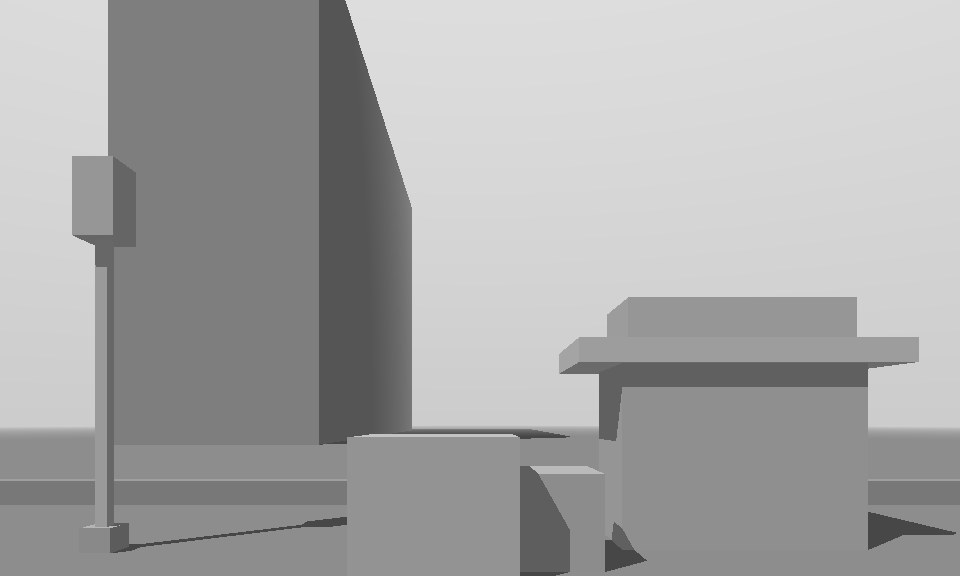
#> input picture examples/layout_plaza_dolly_in_first.png, 960 x 576 px
$ python make_card.py
#> lines starting #> are read from the running program, lines starting #| are printed output that depends on the picture
"""Link preview card and favicon for the live page: grey layout on the left, its LTX-2.5 render on the right.

    python scripts/make_card.py            # examples/ -> web/public/card.png, favicon.png

Reads examples/ only. Needs Pillow and ffmpeg (or `pip install imageio-ffmpeg`). The SVG favicon
(web/public/favicon.svg) is hand-written; favicon.png is the same mark, for browsers without SVG icons.
"""

import argparse
import shutil
import subprocess
import tempfile
from pathlib import Path

from PIL import Image, ImageDraw, ImageFont

ROOT = Path(__file__).resolve().parent.parent
LAYOUT = ROOT / "examples" / "layout_plaza_dolly_in_first.png"
RENDER = ROOT / "examples" / "stage1_day_plaza_a40.mp4"  # the day look that keeps the sky (as the hero GIF)
PUBLIC = ROOT / "web" / "public"

# web/src/style.css
BG, LINE, TEXT, MUTED, ACCENT = "#1b1d21", "#33373e", "#e6e6e6", "#9aa0a6", "#f0b429"
W, H = 1200, 630  # the size X, Bluesky, LinkedIn and Reddit all crop well

TITLE = "Open Cinema Studio"
TAGLINE = "Block a shot with grey boxes. Get a cinematic clip that follows that exact camera."
FOOTER = "Open weights only  ·  LTX-2.5 + Layout-to-Render  ·  Comfy SDK"


def ffmpeg():
    exe = shutil.which("ffmpeg")
    if exe:
        return exe
    import imageio_ffmpeg

    return imageio_ffmpeg.get_ffmpeg_exe()


def font(size, bold=False):
    """Inter or DejaVu if installed, else Pillow's built-in font (same layout, plainer look)."""
    names = ["Inter-Bold.otf", "DejaVuSans-Bold.ttf"] if bold else ["Inter-Regular.otf", "DejaVuSans.ttf"]
    for name in names:
        try:
            return ImageFont.truetype(name, size)
        except OSError:
            pass
    for d in ["/usr/share/fonts/opentype/inter", "/usr/share/fonts/truetype/dejavu"]:
        for name in names:
            if (Path(d) / name).exists():
                return ImageFont.truetype(str(Path(d) / name), size)
    return ImageFont.load_default(size)


def render_frame(seconds):
    """One frame of the render clip, as an RGB image."""
    with tempfile.TemporaryDirectory() as tmp:
        out = Path(tmp) / "frame.png"
        subprocess.run(
            [ffmpeg(), "-v", "error", "-ss", str(seconds), "-i", str(RENDER), "-frames:v", "1", str(out)],
            check=True,
        )
        return Image.open(out).convert("RGB")


def fit(img, w, h):
    """Scale and centre-crop to exactly w×h."""
    scale = max(w / img.width, h / img.height)
    img = img.resize((round(img.width * scale), round(img.height * scale)), Image.LANCZOS)
    left, top = (img.width - w) // 2, (img.height - h) // 2
    return img.crop((left, top, left + w, top + h))


def panel(card, img, box, label):
    x, y, w, h = box
    card.paste(fit(img, w, h), (x, y))
    d = ImageDraw.Draw(card)
    d.rectangle((x - 1, y - 1, x + w, y + h), outline=LINE, width=1)
    f = font(22, bold=True)
    tw = d.textlength(label, font=f)
    d.rounded_rectangle((x + 14, y + h - 50, x + 14 + tw + 24, y + h - 14), radius=6, fill=(20, 22, 26))
    d.text((x + 26, y + h - 32), label, font=f, fill=TEXT, anchor="lm")


def make_card(seconds):
    card = Image.new("RGB", (W, H), BG)
    d = ImageDraw.Draw(card)
    m, gap = 40, 24
    d.text((m, 34), TITLE, font=font(52, bold=True), fill=TEXT)
    d.text((m, 102), TAGLINE, font=font(25), fill=MUTED)
    pw = (W - 2 * m - gap) // 2
    ph = round(pw * 576 / 960)  # the layout's 5:3
    top = 160
    panel(card, Image.open(LAYOUT).convert("RGB"), (m, top, pw, ph), "Grey layout")
    panel(card, render_frame(seconds), (m + pw + gap, top, pw, ph), "LTX-2.5 render")
    # the arrow between them, in the app's accent colour
    cx, cy = m + pw + gap // 2, top + ph // 2
    d.ellipse((cx - 20, cy - 20, cx + 20, cy + 20), fill=ACCENT)
    d.polygon([(cx - 6, cy - 9), (cx + 9, cy), (cx - 6, cy + 9)], fill=BG)
    d.text((m, H - 62), FOOTER, font=font(22), fill=MUTED, anchor="lm")
    d.text((W - m, H - 62), "#OpenSourceHiggsfield", font=font(22, bold=True), fill=ACCENT, anchor="rm")
    return card


def make_favicon(size):
    """favicon.svg drawn with Pillow: a grey box inside amber viewfinder corners."""
    s = 16  # draw at 64×16 and scale down, for smooth edges
    img = Image.new("RGBA", (64 * s, 64 * s), (0, 0, 0, 0))
    d = ImageDraw.Draw(img)
    d.rounded_rectangle((0, 0, 64 * s - 1, 64 * s - 1), radius=12 * s, fill=BG)
    d.rectangle((22 * s, 22 * s, 42 * s, 42 * s), fill=MUTED)
    # the four corners, as in favicon.svg: 14 units long, 5 thick, 10 from the edge
    for x, y in [(10, 10), (40, 10), (10, 49), (40, 49)]:
        d.rectangle((x * s, y * s, (x + 14) * s, (y + 5) * s), fill=ACCENT)
    for x, y in [(10, 10), (49, 10), (10, 40), (49, 40)]:
        d.rectangle((x * s, y * s, (x + 5) * s, (y + 14) * s), fill=ACCENT)
    return img.resize((size, size), Image.LANCZOS)


def main():
    ap = argparse.ArgumentParser(description=__doc__.splitlines()[0])
    ap.add_argument("-o", "--out", default=str(PUBLIC), help="output folder (default web/public/)")
    ap.add_argument("--at", type=float, default=0.0, help="render frame time in seconds (0 matches the layout)")
    args = ap.parse_args()
    out = Path(args.out)
    out.mkdir(parents=True, exist_ok=True)
    make_card(args.at).save(out / "card.png", optimize=True)
#> in make_card, `card = Image.new("RGB", (W, H), BG)`:
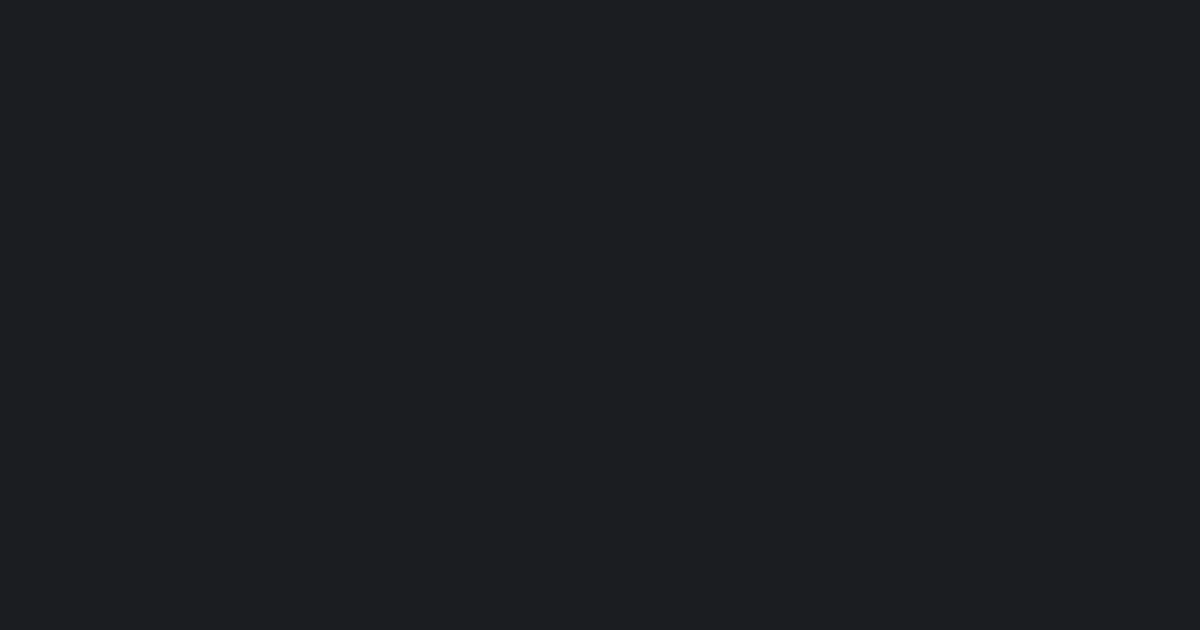
#> card: PIL image 1200x630 RGB; mean R, G, B 27, 29, 33
#> in panel, `x, y, w, h = box`: x = 40; y = 160; w = 548; h = 329
#> in fit, `scale = max(w / img.width, h / img.height)`: scale = 0.571
#> in fit, `left, top = (img.width - w) // 2, (img.height - h) // 2`: left = 0
#> in panel, `card.paste(fit(img, w, h), (x, y))`:
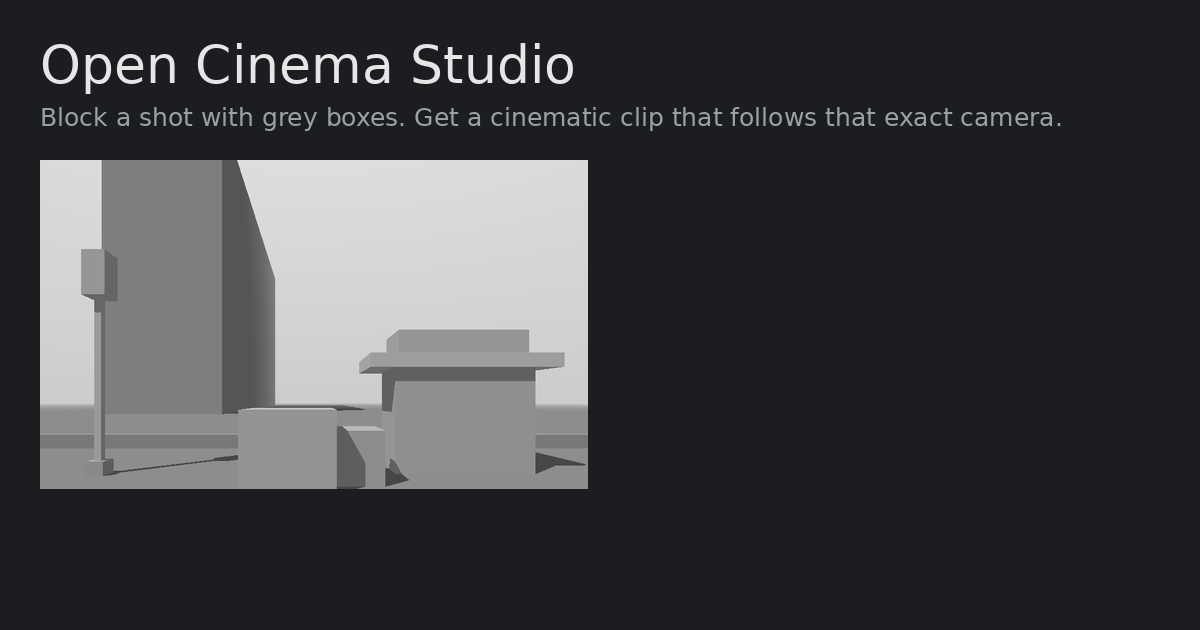
#> card: PIL image 1200x630 RGB; mean R, G, B 62.6, 64.2, 67.2
#> in panel, img is the input picture: PIL image 960x576 RGB; min 71, max 221, mean 166.6
#> in panel, `tw = d.textlength(label, font=f)`: tw = 127.8
#> (the call stopped at in ffmpeg, `return imageio_ffmpeg.get_ffmpeg_exe()`: imageio_ffmpeg is not available in this run)
    make_favicon(48).save(out / "favicon.png", optimize=True)
    print(f"wrote {out / 'card.png'}, favicon.png")


if __name__ == "__main__":
#> (the run stopped early here; a loop or call above may not have finished)

$ run again, with examples/layout_blocks_crane_up_first.png copied over examples/layout_plaza_dolly_in_first.png
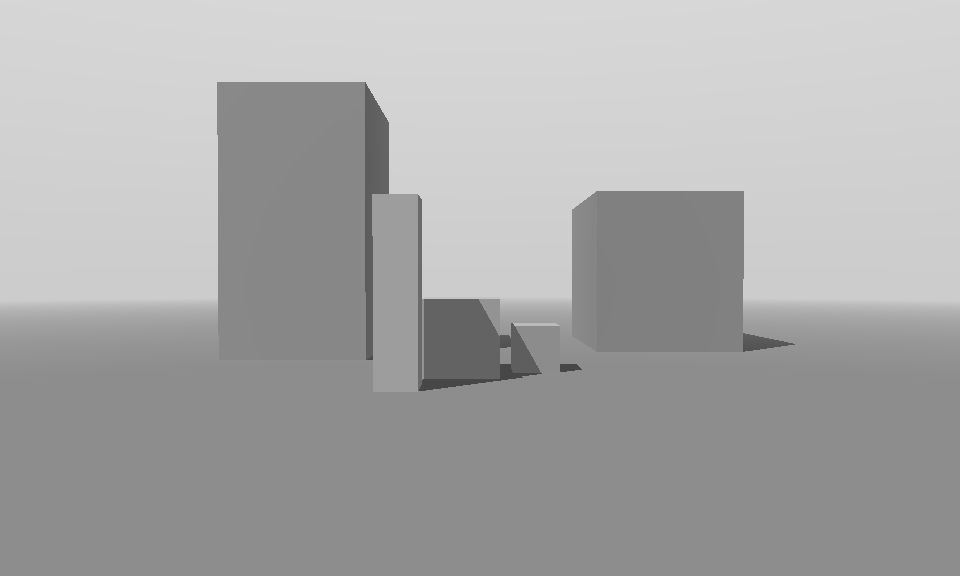
#> input picture examples/layout_blocks_crane_up_first.png, 960 x 576 px
#> x = 40; y = 160; w = 548; h = 329
#> scale = 0.571
#> left = 0
#> in panel, `card.paste(fit(img, w, h), (x, y))`:
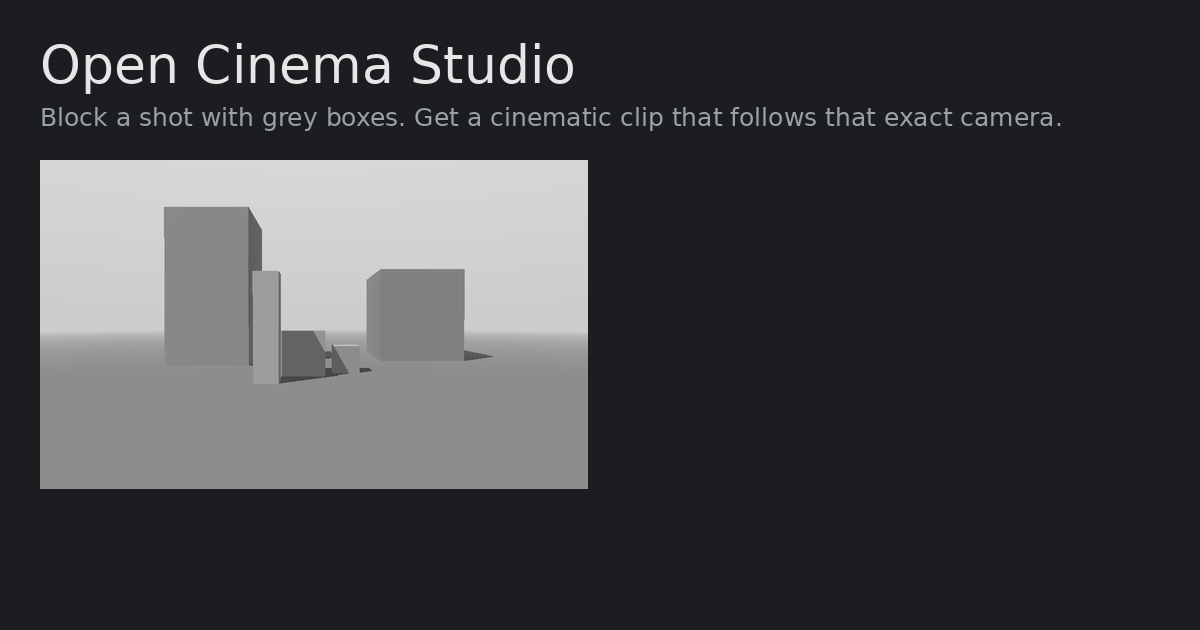
#> card: PIL image 1200x630 RGB; mean R, G, B 63.2, 64.7, 67.7
#> in panel, img is the input picture: PIL image 960x576 RGB; min 71, max 215, mean 168.8
#> tw = 127.8
